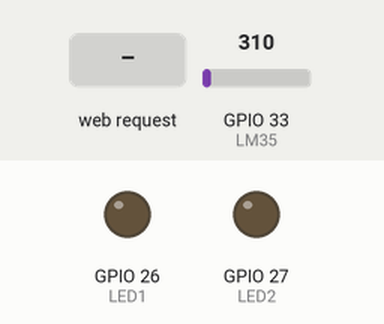
Simulated run of this sketch. Board: ESP32. Parts: output pins drawn as LEDs (lit = HIGH). Inputs (shaded band) come from the test bench; at power-on: GPIO 33 (LM35) = 310. What the sketch prints to the serial monitor is not drawn.

Above: at 1.2 s.
1.3 s: HTTP request GET /LED1/on received
At 2.3 s:
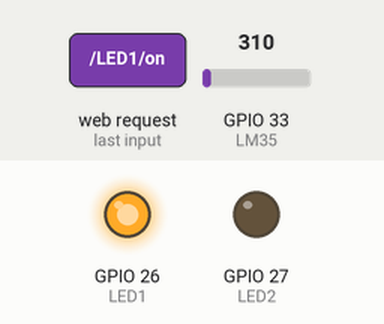
2.8 s: HTTP request GET /LED2/on received
At 3.4 s:
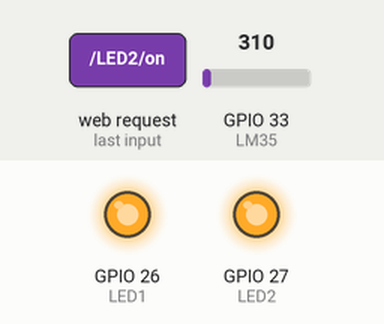
4.3 s: HTTP request GET /LED1/off received
At 5.5 s:
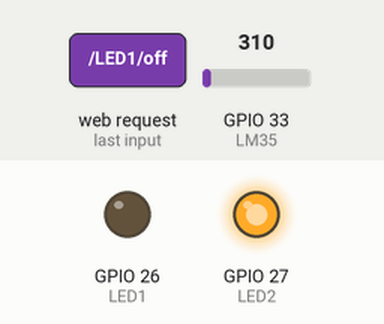
5.8 s: HTTP request GET /LED2/off received
At 6.9 s:
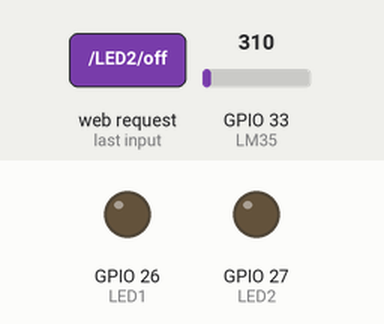
Timing chart, 0 to 8.3 s (numbered marks = the images above; inputs shaded):
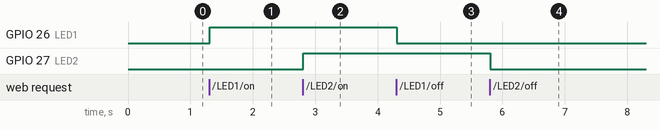

Measured:
- after the input at 1.3 s, GPIO 26 (LED1): LOW → HIGH at once
- after the input at 2.8 s, GPIO 27 (LED2): LOW → HIGH at once
- after the input at 4.3 s, GPIO 26 (LED1): HIGH → LOW at once
- after the input at 5.8 s, GPIO 27 (LED2): HIGH → LOW at once

The sketch:

ESP32_Web_Server_Bootstrap_example.ino
```cpp
#include <WiFi.h>
#include <ArduinoOTA.h>

#define LED1 26
#define LED2 27
#define LM35 33
#define CONNECT_TIME 10000
#define TIMEOUTTIME 5000

// Replace with your network credentials
const char* ssid     = "testing";
const char* password = "password";
WiFiServer server(80);

String header;
String LED1State = "off";
String LED2State = "off";

unsigned long currentTime = 0;
unsigned long previousTime = 0;
unsigned long lastLedToggle = 0;
const unsigned long debounceDelay = 200;  // 200ms debounce time

// Debouncing and LED control
void handleLEDControl(int ledPin, String& ledState, const String& newState) {
  if (millis() - lastLedToggle > debounceDelay) {
    lastLedToggle = millis();
    if (newState == "on") {
      digitalWrite(ledPin, HIGH);
      ledState = "on";
    } else {
      digitalWrite(ledPin, LOW);
      ledState = "off";
    }
  }
}

// Function to read temperature from LM35 with averaging
double readTemperature() {
  int readings = 10;
  double totalTemp = 0;

  for (int i = 0; i < readings; i++) {
    totalTemp += analogRead(LM35) / 9.31;
    delay(10); // Small delay between readings
  }

  return totalTemp / readings; // Return averaged temperature
}

void setup() {
  Serial.begin(115200);

  pinMode(LED1, OUTPUT);
  pinMode(LED2, OUTPUT);
  pinMode(LM35, INPUT);
  digitalWrite(LED1, LOW);
  digitalWrite(LED2, LOW);

  // Connect to Wi-Fi network with SSID and password
  Serial.print("Setting AP (Access Point)…");
  if (!WiFi.softAP(ssid, password)) {
    Serial.println("Failed to set up Wi-Fi Access Point!");
    while (1);  // Stop further execution
  }

  IPAddress IP = WiFi.softAPIP();
  Serial.print("AP IP address: ");
  Serial.println(IP);

  server.begin();

  // Initialize OTA updates
  ArduinoOTA.begin();
}

void loop() {
  ArduinoOTA.handle();  // Handle OTA updates

  WiFiClient client = server.available();  // Listen for incoming clients
  if (client) {
    currentTime = millis();
    previousTime = currentTime;
    Serial.println("New Client.");
    String currentLine = "";

    while (client.connected() && currentTime - previousTime <= TIMEOUTTIME) {
      currentTime = millis();
      if (client.available()) {
        char c = client.read();
        Serial.write(c);
        header += c;

        if (c == '\n') {
          if (currentLine.length() == 0) {
            client.println("HTTP/1.1 200 OK");
            client.println("Content-type:text/html");
            client.println("Connection: close");
            client.println();

            // Handle LED1 control
            if (header.indexOf("GET /LED1/on") >= 0) {
              Serial.println("LED1 on");
              handleLEDControl(LED1, LED1State, "on");
            } else if (header.indexOf("GET /LED1/off") >= 0) {
              Serial.println("LED1 off");
              handleLEDControl(LED1, LED1State, "off");
            }

            // Handle LED2 control
            if (header.indexOf("GET /LED2/on") >= 0) {
              Serial.println("LED2 on");
              handleLEDControl(LED2, LED2State, "on");
            } else if (header.indexOf("GET /LED2/off") >= 0) {
              Serial.println("LED2 off");
              handleLEDControl(LED2, LED2State, "off");
            }

            // Prepare the web page content
            client.println("<!DOCTYPE html><html>");
            client.println("<head><meta name=\"viewport\" content=\"width=device-width, initial-scale=1\">");
            client.println("<meta charset=\"UTF-8\">");
            client.println("<meta http-equiv=\"refresh\" content=\"5\" >");
            client.println("<link rel=\"stylesheet\" href=\"https://stackpath.bootstrapcdn.com/bootstrap/4.3.1/css/bootstrap.min.css\">");
            client.println("<style>html {font-family: Helvetica; text-align: center;} .mybtn {padding: 16px 40px; font-size: 30px;}</style></head>");
            client.println("<body class=\"bg-light\">");
            client.println("<h1>ESP32 Web Server</h1>");

            // Display LED1 state
            client.println("<p>GPIO 26 - State: " + LED1State + "</p>");
            if (LED1State == "off") {
              client.println("<p><a href=\"/LED1/on\" class=\"btn btn-success mybtn\">ON</a></p>");
            } else {
              client.println("<p><a href=\"/LED1/off\" class=\"btn btn-danger mybtn\">OFF</a></p>");
            }

            // Display LED2 state
            client.println("<p>GPIO 27 - State: " + LED2State + "</p>");
            if (LED2State == "off") {
              client.println("<p><a href=\"/LED2/on\" class=\"btn btn-success mybtn\">ON</a></p>");
            } else {
              client.println("<p><a href=\"/LED2/off\" class=\"btn btn-danger mybtn\">OFF</a></p>");
            }

            // Display Temperature
            double temp = readTemperature();
            client.println("<p>LM35 - Temperature: " + String(temp) + "°C</p>");
            if (temp < 21) {
              client.println("<p><span style=\"background-color: #198754; color: #f8f9fa;\">Cool: " + String(temp) + "°C</span></p>");
            } else if (temp > 24) {
              client.println("<p><span style=\"background-color: #dc3545; color: #f8f9fa;\">Hot: " + String(temp) + "°C</span></p>");
            } else {
              client.println("<p><span style=\"background-color: #ffc107; color: #212529;\">Warm: " + String(temp) + "°C</span></p>");
            }

            client.println("</body></html>");
            client.println();
            break;
          } else {
            currentLine = "";
          }
        } else if (c != '\r') {
          currentLine += c;
        }
      }
    }

    header = "";
    client.stop();
    Serial.println("Client disconnected.");
  }

  // Non-blocking delay using millis()
  if (millis() - previousTime > debounceDelay) {
    previousTime = millis();
  }
}
```
